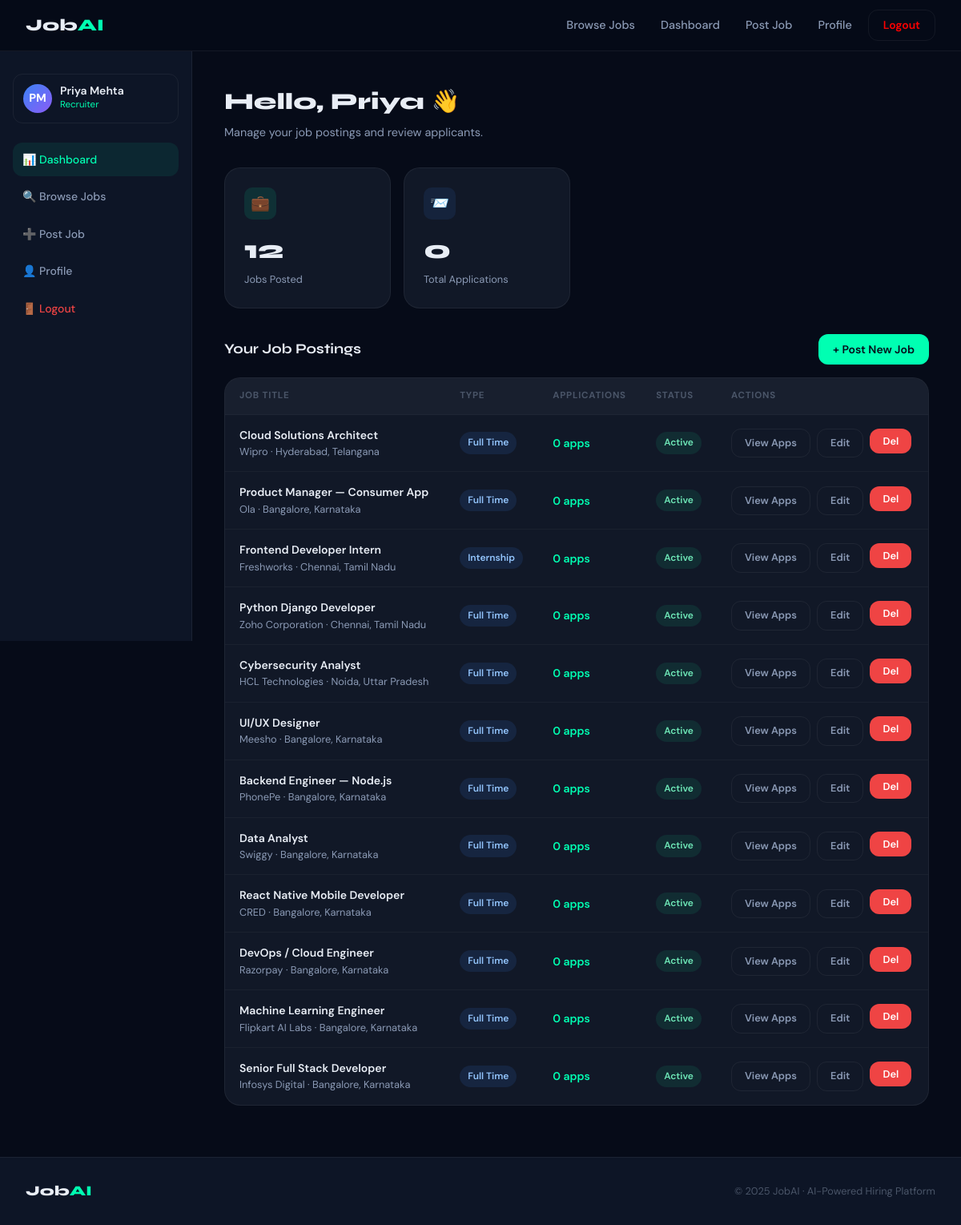
The app's page /accounts/dashboard/ (signed in) with its own data.
### accounts/models.py (models this page shows, shortened)
class User(AbstractUser):
    ROLE_CHOICES = [('seeker', 'Job Seeker'), ('recruiter', 'Recruiter')]
    role = models.CharField(max_length=20, choices=ROLE_CHOICES, default='seeker')
    phone = models.CharField(max_length=20, blank=True)
    location = models.CharField(max_length=100, blank=True)
    bio = models.TextField(blank=True)
    avatar = models.ImageField(upload_to='avatars/', blank=True, null=True)
    company = models.CharField(max_length=100, blank=True)
    website = models.URLField(blank=True)
    created_at = models.DateTimeField(auto_now_add=True)
    def is_seeker(self):
        return self.role == 'seeker'
    def is_recruiter(self):
        return self.role == 'recruiter'

### jobs/models.py (models this page shows, shortened)
class Job(models.Model):
    TYPE_CHOICES = [
        ('full-time', 'Full Time'), ('part-time', 'Part Time'),
        ('contract', 'Contract'), ('internship', 'Internship'), ('remote', 'Remote'),
    ]
    LEVEL_CHOICES = [
        ('entry', 'Entry Level'), ('mid', 'Mid Level'),
        ('senior', 'Senior Level'), ('lead', 'Lead/Manager'),
    ]
    recruiter = models.ForeignKey(settings.AUTH_USER_MODEL, on_delete=models.CASCADE, related_name='posted_jobs')
    title = models.CharField(max_length=200)
    company = models.CharField(max_length=100)
    location = models.CharField(max_length=100)
    job_type = models.CharField(max_length=20, choices=TYPE_CHOICES, default='full-time')
    level = models.CharField(max_length=20, choices=LEVEL_CHOICES, default='mid')
    description = models.TextField()
    requirements = models.TextField()
    skills_required = models.TextField(help_text='Comma-separated skills')
    salary_min = models.IntegerField(blank=True, null=True)
    salary_max = models.IntegerField(blank=True, null=True)
    is_active = models.BooleanField(default=True)
    created_at = models.DateTimeField(auto_now_add=True)
    deadline = models.DateField(blank=True, null=True)

### accounts/views.py (the view, shortened to what this page needs)
# urls.py: path('dashboard/', views.dashboard, name='dashboard'),
@login_required
def dashboard(request):
    user = request.user
    if user.is_recruiter():
        jobs = Job.objects.filter(recruiter=user).order_by('-created_at')
        total_applications = Application.objects.filter(job__recruiter=user).count()
        recent_apps = Application.objects.filter(job__recruiter=user).order_by('-applied_at')[:5]
        context = {
            'jobs': jobs,
            'total_applications': total_applications,
            'recent_apps': recent_apps,
            'total_jobs': jobs.count(),
        }
    return render(request, 'accounts/dashboard.html', context)

### templates/accounts/dashboard.html (shortened to what this page needs)
{% extends 'base.html' %}
{% block content %}
<div class="dash-layout">
    <aside class="dash-sidebar">
        <div class="user-mini">
            <div class="user-mini-avatar">{{ user.first_name|first|upper }}{{ user.last_name|first|upper }}</div>
            <div>
                <div class="user-mini-name">{{ user.get_full_name|default:user.username }}</div>
                <div class="user-mini-role">{{ user.role }}</div>
            </div>
        </div>
        <nav class="sidebar-nav">
            <a href="{% url 'dashboard' %}" class="sidebar-link active">📊 Dashboard</a>
            <a href="{% url 'job_list' %}" class="sidebar-link">🔍 Browse Jobs</a>
            {% if user.is_seeker %}
                <a href="{% url 'upload_resume' %}" class="sidebar-link">📄 Upload Resume</a>
            {% else %}
                <a href="{% url 'post_job' %}" class="sidebar-link">➕ Post Job</a>
            {% endif %}
            <a href="{% url 'profile' %}" class="sidebar-link">👤 Profile</a>
            <a href="{% url 'logout' %}" class="sidebar-link" style="margin-top:auto;color:var(--danger);">🚪 Logout</a>
        </nav>
    </aside>
    <div class="dash-content">
        <div class="dash-welcome">
            <h1>Hello, {{ user.first_name|default:user.username }} 👋</h1>
            <p>{% if user.is_recruiter %}Manage your job postings and review applicants.{% else %}Track your applications and AI resume insights.{% endif %}</p>
        </div>
        {% if user.is_recruiter %}
        <div class="stats-row">
            <div class="stat-card">
                <div class="stat-icon" style="background:rgba(0,255,178,0.1);">💼</div>
                <div class="stat-value">{{ total_jobs }}</div>
                <div class="stat-name">Jobs Posted</div>
            </div>
            <div class="stat-card">
                <div class="stat-icon" style="background:rgba(59,130,246,0.1);">📨</div>
                <div class="stat-value">{{ total_applications }}</div>
                <div class="stat-name">Total Applications</div>
            </div>
        </div>
        <div class="dash-section-title">
            Your Job Postings
            <a href="{% url 'post_job' %}" class="btn-primary-sm">+ Post New Job</a>
        </div>
        {% if jobs %}
        <div class="table-card mb-6">
            <table>
                <thead><tr><th>Job Title</th><th>Type</th><th>Applications</th><th>Status</th><th>Actions</th></tr></thead>
                <tbody>
                {% for job in jobs %}
                <tr>
                    <td>
                        <div style="font-weight:600;">{{ job.title }}</div>
                        <div style="font-size:0.8rem;color:var(--text2);">{{ job.company }} · {{ job.location }}</div>
                    </td>
                    <td><span class="badge badge-type">{{ job.get_job_type_display }}</span></td>
                    <td><a href="{% url 'view_applications' job.pk %}" style="color:var(--accent);font-weight:600;text-decoration:none;">{{ job.applications.count }} apps</a></td>
                    <td><span class="badge {% if job.is_active %}badge-accepted{% else %}badge-rejected{% endif %}">{% if job.is_active %}Active{% else %}Closed{% endif %}</span></td>
                    <td>
                        <div style="display:flex;gap:8px;flex-wrap:wrap;">
                            <a href="{% url 'view_applications' job.pk %}" class="btn-outline-sm btn-sm">View Apps</a>
                            <a href="{% url 'edit_job' job.pk %}" class="btn-outline-sm btn-sm">Edit</a>
                            <form method="post" action="{% url 'delete_job' job.pk %}" style="display:inline;" onsubmit="return confirm('Delete this job?')">
                                {% csrf_token %}<button type="submit" class="btn btn-danger btn-sm">Del</button>
                            </form>
                        </div>
                    </td>
                </tr>
                {% endfor %}
                </tbody>
            </table>
        </div>
        {% endif %}
        {% endif %}
    </div>
</div>
{% endblock %}

### records on screen
User: first_name|first "P", last_name|first "M", get_full_name "Priya Mehta", role "Recruiter", first_name "Priya"
Job: title "Cloud Solutions Architect", company "Wipro", location "Hyderabad, Telangana", job_type "Full Time", applications.count "0", is_active "Active"
Job: title "Product Manager — Consumer App", company "Ola", location "Bangalore, Karnataka", job_type "Full Time", applications.count "0", is_active "Active"
Job: title "Frontend Developer Intern", company "Freshworks", location "Chennai, Tamil Nadu", job_type "Internship", applications.count "0", is_active "Active"
Job: title "Python Django Developer", company "Zoho Corporation", location "Chennai, Tamil Nadu", job_type "Full Time", applications.count "0", is_active "Active"
Job: title "Cybersecurity Analyst", company "HCL Technologies", location "Noida, Uttar Pradesh", job_type "Full Time", applications.count "0", is_active "Active"
Job: title "UI/UX Designer", company "Meesho", location "Bangalore, Karnataka", job_type "Full Time", applications.count "0", is_active "Active"
Job: title "Backend Engineer — Node.js", company "PhonePe", location "Bangalore, Karnataka", job_type "Full Time", applications.count "0", is_active "Active"
Job: title "Data Analyst", company "Swiggy", location "Bangalore, Karnataka", job_type "Full Time", applications.count "0", is_active "Active"
Job: title "React Native Mobile Developer", company "CRED", location "Bangalore, Karnataka", job_type "Full Time", applications.count "0", is_active "Active"
Job: title "DevOps / Cloud Engineer", company "Razorpay", location "Bangalore, Karnataka", job_type "Full Time", applications.count "0", is_active "Active"
Job: title "Machine Learning Engineer", company "Flipkart AI Labs", location "Bangalore, Karnataka", job_type "Full Time", applications.count "0", is_active "Active"
Job: title "Senior Full Stack Developer", company "Infosys Digital", location "Bangalore, Karnataka", job_type "Full Time", applications.count "0", is_active "Active"

### other values on screen
{{ total_jobs }} "12"
{{ total_applications }} "0"
